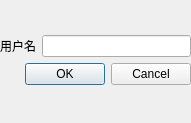
<?xml version="1.0" encoding="UTF-8"?>
<ui version="4.0">
 <class>Dialog</class>
 <widget class="QDialog" name="Dialog">
  <property name="geometry">
   <rect>
    <x>0</x>
    <y>0</y>
    <width>191</width>
    <height>123</height>
   </rect>
  </property>
  <property name="windowTitle">
   <string>Dialog</string>
  </property>
  <widget class="QWidget" name="verticalLayoutWidget_2">
   <property name="geometry">
    <rect>
     <x>0</x>
     <y>0</y>
     <width>191</width>
     <height>121</height>
    </rect>
   </property>
   <layout class="QVBoxLayout" name="verticalLayout_2">
    <item>
     <layout class="QGridLayout" name="gridLayout">
      <item row="2" column="0">
       <widget class="QDialogButtonBox" name="buttonBox">
        <property name="orientation">
         <enum>Qt::Horizontal</enum>
        </property>
        <property name="standardButtons">
         <set>QDialogButtonBox::Cancel|QDialogButtonBox::Ok</set>
        </property>
       </widget>
      </item>
      <item row="1" column="0">
       <layout class="QHBoxLayout" name="horizontalLayout_2">
        <item>
         <widget class="QLabel" name="label">
          <property name="text">
           <string>用户名</string>
          </property>
         </widget>
        </item>
        <item>
         <widget class="QLineEdit" name="lineEdit"/>
        </item>
       </layout>
      </item>
     </layout>
    </item>
   </layout>
  </widget>
 </widget>
 <resources/>
 <connections>
  <connection>
   <sender>buttonBox</sender>
   <signal>accepted()</signal>
   <receiver>Dialog</receiver>
   <slot>accept()</slot>
   <hints>
    <hint type="sourcelabel">
     <x>248</x>
     <y>254</y>
    </hint>
    <hint type="destinationlabel">
     <x>157</x>
     <y>274</y>
    </hint>
   </hints>
  </connection>
  <connection>
   <sender>buttonBox</sender>
   <signal>rejected()</signal>
   <receiver>Dialog</receiver>
   <slot>reject()</slot>
   <hints>
    <hint type="sourcelabel">
     <x>316</x>
     <y>260</y>
    </hint>
    <hint type="destinationlabel">
     <x>286</x>
     <y>274</y>
    </hint>
   </hints>
  </connection>
 </connections>
</ui>
